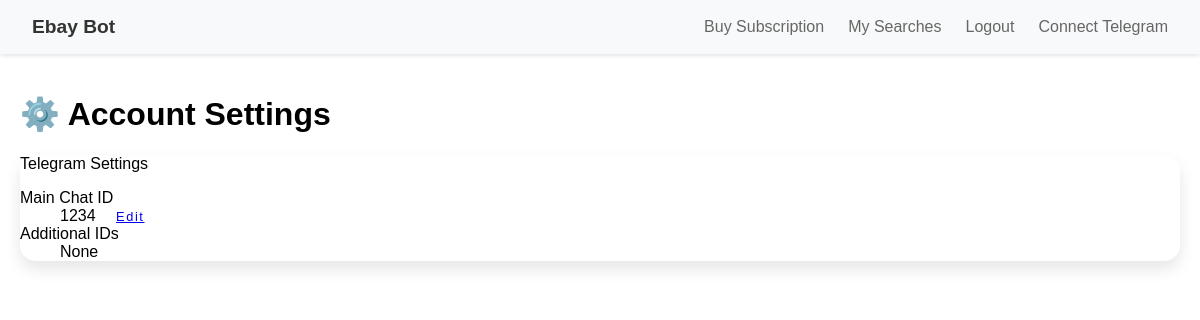
The app's page /settings (signed in), older data.
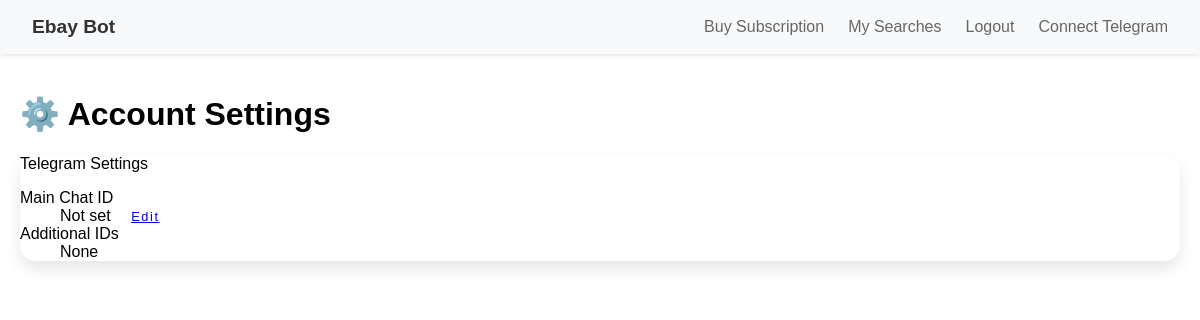
The same page, newer data.
### app/models.py (models this page shows, shortened)
class User(UserMixin, db.Model):
    __tablename__ = 'users'
    id = db.Column(db.Integer, primary_key=True)
    email = db.Column(db.String(120), unique=True, nullable=False)
    password_hash = db.Column(db.String(256))
    telegram_chat_ids = db.Column(db.JSON, default={
        'main': None,
        'additional': []
    })
    telegram_connected = db.Column(db.Boolean, default=False)
    telegram_notifications_enabled = db.Column(db.Boolean, default=False)
    notification_preferences = db.Column(db.JSON, default={
        'price_drops': True,
        'new_items': True,
        'auction_alerts': True,
    })
    created_at = db.Column(db.DateTime, default=datetime.utcnow)
    last_login = db.Column(db.DateTime)
    is_active = db.Column(db.Boolean, default=True)
    query_usage = db.Column(db.Integer, default=0)
    stripe_customer_id = db.Column(db.String(50), index=True)
    stripe_subscription_id = db.Column(db.String(50), index=True)
    tier = db.Column(JSON, default={'name': 'free', 'query_limit': 0})
    subscription_status = db.Column(db.String(20), default='inactive')  # active/past_due/canceled/expired
    current_period_end = db.Column(db.DateTime)
    requested_change = db.Column(JSON)  # {'new_tier': 'pro', 'when': 'now|renewal'}
    pending_tier = db.Column(JSON)  # {'name': 'pro', 'query_limit': 100}
    pending_effective_date = db.Column(db.DateTime)
    cancellation_requested = db.Column(db.Boolean, default=False)
    last_checkout_session_id = db.Column(db.String(100))
    queries = db.relationship('Query', backref='user', lazy='dynamic')

### app/routes/main.py (the view)
@bp.route('/settings')
@login_required
def settings():
    update_form = TelegramConnectForm()
    disconnect_form = TelegramDisconnectForm()
    return render_template(
        'telegram/settings.html',
        update_form=update_form,
        disconnect_form=disconnect_form
    )

### app/extensions.py (called while the page is built)
def load_user(user_id):
    from app.models import User
    return User.query.get(int(user_id))

### app/templates/telegram/settings.html
{% extends "base.html" %}
{% block content %}
<div class="settings">
    <h1>⚙️ Account Settings</h1>
    <div class="card mb-4">
        <div class="card-header">Telegram Settings</div>
        <div class="card-body">
            <dl class="row">
                <dt class="col-sm-3">Main Chat ID</dt>
                <dd class="col-sm-9">
                    {{ current_user.telegram_chat_ids.main or 'Not set' }}
                    <a href="{{ url_for('telegram.connect') }}"
                       class="btn btn-sm btn-outline-primary ms-3">
                       Edit
                    </a>
                </dd>
                <dt class="col-sm-3">Additional IDs</dt>
                <dd class="col-sm-9">
                    {% if current_user.telegram_chat_ids.additional %}
                        <ul class="list-unstyled">
                            {% for chat_id in current_user.telegram_chat_ids.additional %}
                                <li>{{ chat_id }}</li>
                            {% endfor %}
                        </ul>
                    {% else %}
                        None
                    {% endif %}
                </dd>
            </dl>
        </div>
    </div>
</div>
{% endblock %}

Row changes from the older to the newer data that the page shows:
changed User: telegram_chat_ids "1234" → "Not set"
